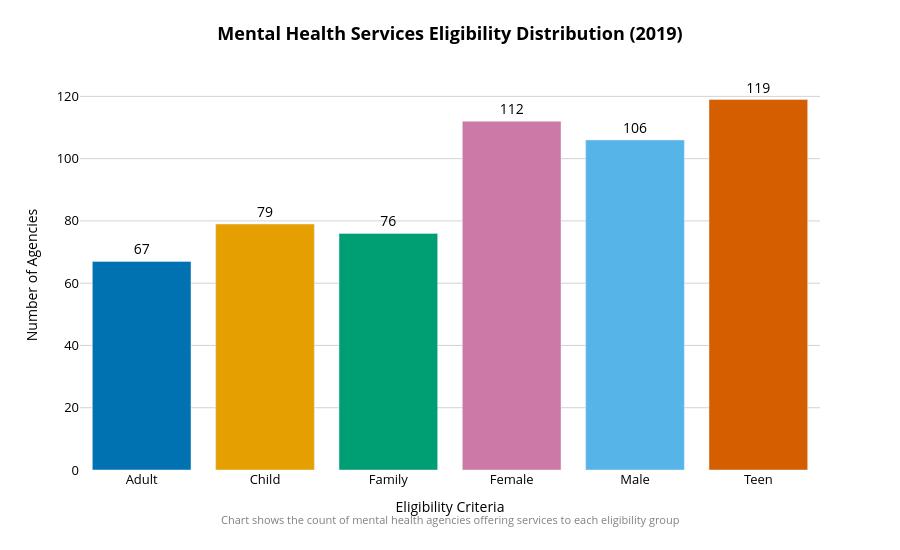

The notebook cell saved with this chart:
### Code cell
x1 = np.array(["Adult", "Child", "Family", "Female", "Male", "Teen"])

eligibility_cols = ["EligibilityAdult", "EligibilityChild", "EligibilityFamily", 
                    "EligibilityFemale", "EligibilityMale", "EligibilityTeen"]

y1 = np.array([df_clean[col].eq(True).sum() for col in eligibility_cols])

# Trying to make graph more accessible by using different colors
accessible_colors = [
    '#0072B2',  # blue        - Adult
    '#E69F00',  # orange      - Child
    '#009E73',  # green       - Family
    '#CC79A7',  # pink        - Female
    '#56B4E9',  # light blue  - Male
    '#D55E00'   # vermillion  - Teen
]

graph = go.Figure()

graph.add_trace(go.Bar(
    x=x1,
    y=y1,
    marker_color=accessible_colors,
    text=[f'{val:,}' for val in y1],
    textposition='outside',
    textfont=dict(
        size=14,
        color='black'
    ),
    hovertemplate=(
        '<b>%{x}</b><br>' +
        'Number of Agencies: %{y:,}<br>' +
        '<extra></extra>'
    )
))

graph.update_layout(
    title=dict(
        text='<b>Mental Health Services Eligibility Distribution (2019)</b>',
        x=0.5,
        xanchor='center',
        font=dict(size=18, color='black')
    ),
    xaxis=dict(
        title=dict(text='Eligibility Criteria', font=dict(size=14, color='black')),
        tickfont=dict(size=13, color='black')
    ),
    yaxis=dict(
        title=dict(text='Number of Agencies', font=dict(size=14, color='black')),
        tickfont=dict(size=13, color='black'),
        gridcolor='lightgrey',
        gridwidth=1
    ),
    plot_bgcolor='white',
    paper_bgcolor='white',
    margin=dict(t=80, b=80),
    height=550,
    showlegend=False
)

# Add annotation explaining the chart for screen readers
graph.add_annotation(
    text="Chart shows the count of mental health agencies offering services to each eligibility group",
    xref="paper", yref="paper",
    x=0.5, y=-0.15,
    showarrow=False,
    font=dict(size=11, color='grey'),
    xanchor='center'
)

graph.show()

### Figure 1 — Plotly figure (JSON) as saved in the notebook; plotly's stock layout.template omitted (floating-point values rounded to 4 significant figures)
{"data": [{"hovertemplate": "<b>%{x}</b><br>Number of Agencies: %{y:,}<br><extra></extra>", "marker": {"color": ["#0072B2", "#E69F00", "#009E73", "#CC79A7", "#56B4E9", "#D55E00"]}, "text": ["67", "79", "76", "112", "106", "119"], "textfont": {"color": "black", "size": 14}, "textposition": "outside", "type": "bar", "x": ["Adult", "Child", "Family", "Female", "Male", "Teen"], "y": [67, 79, 76, 112, 106, 119]}], "layout": {"annotations": [{"font": {"color": "grey", "size": 11}, "showarrow": false, "text": "Chart shows the count of mental health agencies offering services to each eligibility group", "x": 0.5, "xanchor": "center", "xref": "paper", "y": -0.15, "yref": "paper"}], "height": 550, "margin": {"b": 80, "t": 80}, "paper_bgcolor": "white", "plot_bgcolor": "white", "showlegend": false, "title": {"font": {"color": "black", "size": 18}, "text": "<b>Mental Health Services Eligibility Distribution (2019)</b>", "x": 0.5, "xanchor": "center"}, "xaxis": {"tickfont": {"color": "black", "size": 13}, "title": {"font": {"color": "black", "size": 14}, "text": "Eligibility Criteria"}}, "yaxis": {"gridcolor": "lightgrey", "gridwidth": 1, "tickfont": {"color": "black", "size": 13}, "title": {"font": {"color": "black", "size": 14}, "text": "Number of Agencies"}}}}
